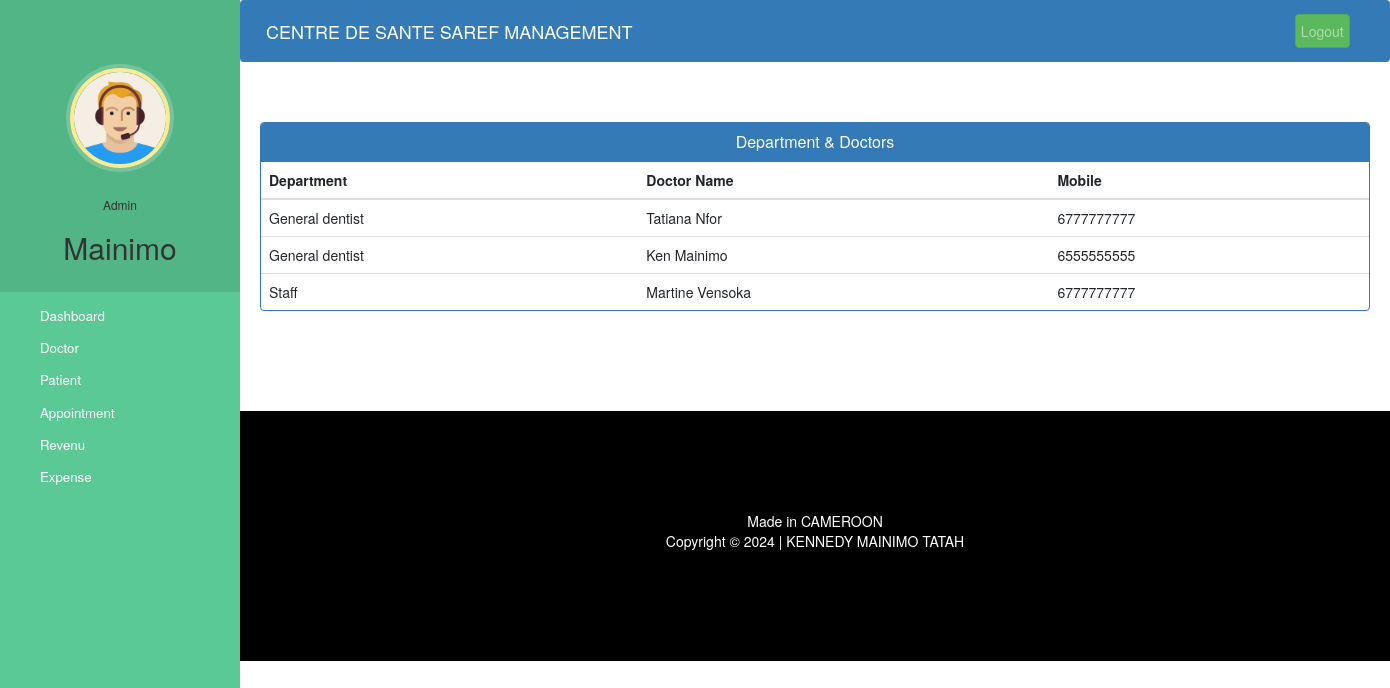
Page /admin-view-doctor-specialisation (signed in) on the committed database.
### hospital/models.py (models this page shows, shortened)
class Doctor(models.Model):
    user=models.OneToOneField(User,on_delete=models.CASCADE)
    profile_pic= models.ImageField(upload_to='profile_pic/DoctorProfilePic/',null=True,blank=True)
    address = models.CharField(max_length=40)
    salary = models.PositiveIntegerField(null=False,blank=True)
    sex = models.CharField(max_length=10,null=False,choices=sex,default='Male')
    age = models.IntegerField(null=False,blank=False)
    mobile = models.CharField(max_length=20,null=True)
    department = models.CharField(max_length=50,choices=departments,default='General dentist')
    status=models.BooleanField(default=False)
    admitDate=models.DateField(auto_now_add=True)
    @property
    def get_name(self):
        return self.user.first_name+" "+self.user.last_name

### hospital/views.py (the view)
# urls.py: path('admin-view-doctor-specialisation',views.admin_view_doctor_specialisation_view,name='admin-view-doctor-specialisation'),
@login_required(login_url='adminlogin')
@user_passes_test(is_admin)
def admin_view_doctor_specialisation_view(request):
    doctors=models.Doctor.objects.all().filter(status=True)
    return render(request,'hospital/admin_view_doctor_specialisation.html',{'doctors':doctors})

### hospital/views.py (called while the page is built)
def is_admin(user):
    return user.groups.filter(name='ADMIN').exists()

### templates/hospital/admin_view_doctor_Specialisation.html (shortened to what this page needs)
{% extends 'hospital/admin_base.html' %}
{% block content %}
<head>
  <link href="//netdna.bootstrapcdn.com/bootstrap/3.0.0/css/bootstrap.min.css" rel="stylesheet" id="bootstrap-css">
</head>
<div class="container">
  <div class="panel panel-primary">
    <div class="panel-heading">
      <h6 class="panel-title">Department & Doctors</h6>
    </div>
    <table class="table table-hover" id="dev-table">
      <thead>
        <tr>
          <th>Department</th>
          <th>Doctor Name</th>
          <th>Mobile</th>
        </tr>
      </thead>
      {% for d in doctors %}
      <tr>
        <td>{{d.department}}</td>
        <td> {{d.get_name}}</td>
        <td>{{d.mobile}}</td>
      </tr>
      {% endfor %}
    </table>
  </div>
</div>
{% endblock content %}

### templates/hospital/admin_base.html (shortened to what this page needs)
<!DOCTYPE html>
{% load static %}
<html lang="en">
<head>
  <link rel="stylesheet" href="https://stackpath.bootstrapcdn.com/bootstrap/4.3.1/css/bootstrap.min.css">
  <link rel="stylesheet" href="https://maxcdn.bootstrapcdn.com/font-awesome/4.7.0/css/font-awesome.min.css">
  <link rel="stylesheet" href="{% static '/style.css' %}">
</head>
<body>
  <nav class="menu" tabindex="0">
    <header class="avatar">
      <br><br>
     <img src="{% static "images/adminpropic.png" %}" />
     <br><br>
      <h6>Admin</h6>
      <h2>{{request.user.first_name}}</h2>
    </header>
    <ul>
      <li tabindex="0" class="icon-dashboard"> <a style="color:white; text-decoration:none;" href="/admin-dashboard"><span>Dashboard</span></a> </li>
      <li tabindex="0" class="icon-customers"> <a style="color:white; text-decoration:none;" href="/admin-doctor"><span>Doctor</span></a></li>
      <li tabindex="0" class="icon-users"> <a style="color:white; text-decoration:none;" href="/admin-patient"><span>Patient</span></a></li>
      <li tabindex="0" class="icon-calendar"> <a style="color:white; text-decoration:none;" href="/admin-appointment"><span>Appointment</span></a></li>
      <li tabindex="0" class="icon-finance"> <a style="color:white; text-decoration:none;" href="/admin-revenue-view"><span>Revenu</span></a></li>
      <li tabindex="0" class="icon-finance"> <a style="color:white; text-decoration:none;" href="/admin-expense"><span>Expense</span></a></li>
    </ul>
  </nav>
  <main>
    <div class="bs-example">
      <nav class="navbar navbar-expand-md  navbar-dark fixed-top" style="background:#337AB7;">
        <a href="/admin-dashboard" class="navbar-brand">CENTRE DE SANTE SAREF MANAGEMENT</a>
        <div class="collapse navbar-collapse justify-content-between" id="navbarCollapse">
          <div class="navbar-nav" style=" margin-left: 90%;">
            <form method="POST" action="{% url 'logout' %}">
              <button type="submit" class="nav-item nav-link btn btn-success float-lg-right">Logout</button>
            </form>
          </div>
        </div>
      </nav>
    </div>
    <br><br>
    {% block content %}
    {% endblock content %}
    <br><br><br><br>
    <footer>
      <div class="container">
        <div class="row">
          <div class="col-md-12 col-sm-12">
            <div style="color:#ffffff;" class="wow fadeInUp footer-copyright">
              <p>Made in CAMEROON <br>
                Copyright &copy; 2024 | KENNEDY MAINIMO TATAH </p>
            </div>
          </div>
        </div>
      </div>
    </footer>
  </main>
</body>
</html>

### static/style.css (style rules this page uses)
body { padding-left: 240px; }
main { position: relative; height: 100vh; }
.menu { background: #5bc995; height: 100vh; width: 240px; position: fixed; top: 0px; left: 0; z-index: 5; outline: none; }
.menu .avatar { background: rgba(0, 0, 0, 0.1); padding: 2em 0.5em; text-align: center; }
.menu .avatar img { width: 100px; border-radius: 50%; overflow: hidden; border: 4px solid #ffea92; box-shadow: 0 0 0 4px rgba(255, 255, 255, 0.2); }
.menu .avatar h2 { font-weight: normal; margin-bottom: 0; }
.menu ul { list-style: none; padding: 0.5em 0; margin: 0; }
.menu ul li { padding: 0.5em 1em 0.5em 3em; font-size: 0.95em; font-weight: regular; background-repeat: no-repeat; background-position: left 15px center; background-size: auto 20px; transition: all 0.15s linear; cursor: pointer; }
.menu ul li.icon-dashboard { background-image: url("http://www.entypo.com/images//gauge.svg"); }
.menu ul li.icon-customers { background-image: url("http://www.entypo.com/images//briefcase.svg"); }
.menu ul li.icon-users { background-image: url("http://www.entypo.com/images//users.svg"); }
.menu ul li.icon-calendar { background-image: url("http://www.entypo.com/images//calendar.svg"); }

### templates/hospital/admin_base.html (style rules this page uses)
a:link { text-decoration: none; }
a { color: white; }
footer { padding: 0px 0px 0px 0px; background-color: black; margin: 0px; }
p { text-align: center; }
body { padding-left: 240px; }
main { position: relative; height: 100vh; }
.menu { background: #5bc995; height: 100vh; width: 240px; position: fixed; top: 0px; left: 0; z-index: 5; outline: none; }
.menu .avatar { background: rgba(0, 0, 0, 0.1); padding: 2em 0.5em; text-align: center; }
.menu .avatar img { width: 100px; border-radius: 50%; overflow: hidden; border: 4px solid #ffea92; box-shadow: 0 0 0 4px rgba(255, 255, 255, 0.2); }
.menu .avatar h2 { font-weight: normal; margin-bottom: 0; }
.menu ul { list-style: none; padding: 0.5em 0; margin: 0; }
.menu ul li { padding: 0.5em 1em 0.5em 3em; font-size: 0.95em; font-weight: regular; background-repeat: no-repeat; background-position: left 15px center; background-size: auto 20px; transition: all 0.15s linear; cursor: pointer; }
.menu ul li.icon-dashboard { background-image: url("http://www.entypo.com/images//gauge.svg"); }
.menu ul li.icon-customers { background-image: url("http://www.entypo.com/images//briefcase.svg"); }
.menu ul li.icon-users { background-image: url("http://www.entypo.com/images//users.svg"); }
.menu ul li.icon-calendar { background-image: url("http://www.entypo.com/images//calendar.svg"); }

### templates/hospital/admin_view_doctor_Specialisation.html (style rules this page uses)
a:link { text-decoration: none; }
h6 { text-align: center; }
.row { margin: 100px; }

### rows in the picture
Doctor: department "General dentist", get_name "Tatiana Nfor", mobile "6777777777"
Doctor: department "General dentist", get_name "Ken Mainimo", mobile "6555555555"
Doctor: department "Staff", get_name "Martine Vensoka", mobile "6777777777"

### other values in the picture
{{ request.user.first_name }} "Mainimo"
